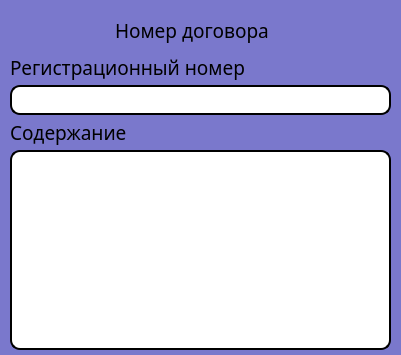
<?xml version="1.0" encoding="UTF-8"?>
<ui version="4.0">
 <class>Form</class>
 <widget class="QWidget" name="Form">
  <property name="geometry">
   <rect>
    <x>0</x>
    <y>0</y>
    <width>401</width>
    <height>355</height>
   </rect>
  </property>
  <property name="minimumSize">
   <size>
    <width>401</width>
    <height>355</height>
   </size>
  </property>
  <property name="maximumSize">
   <size>
    <width>401</width>
    <height>355</height>
   </size>
  </property>
  <property name="windowTitle">
   <string>Form</string>
  </property>
  <property name="styleSheet">
   <string notr="true">background-color: rgb(122, 120, 204);</string>
  </property>
  <widget class="QLabel" name="contractNumberLbl">
   <property name="geometry">
    <rect>
     <x>115</x>
     <y>10</y>
     <width>170</width>
     <height>40</height>
    </rect>
   </property>
   <property name="font">
    <font>
     <family>Calibri Light</family>
     <pointsize>14</pointsize>
    </font>
   </property>
   <property name="text">
    <string>Номер договора</string>
   </property>
  </widget>
  <widget class="QLabel" name="label_2">
   <property name="geometry">
    <rect>
     <x>10</x>
     <y>55</y>
     <width>241</width>
     <height>25</height>
    </rect>
   </property>
   <property name="font">
    <font>
     <family>Calibri Light</family>
     <pointsize>14</pointsize>
    </font>
   </property>
   <property name="text">
    <string>Регистрационный номер</string>
   </property>
  </widget>
  <widget class="QLineEdit" name="regNumberEdit">
   <property name="geometry">
    <rect>
     <x>10</x>
     <y>85</y>
     <width>381</width>
     <height>30</height>
    </rect>
   </property>
   <property name="font">
    <font>
     <family>Calibri Light</family>
     <pointsize>14</pointsize>
    </font>
   </property>
   <property name="styleSheet">
    <string notr="true">background-color: rgb(255, 255, 255);
border-radius: 10px;
border: 2px solid black;</string>
   </property>
  </widget>
  <widget class="QLabel" name="label_3">
   <property name="geometry">
    <rect>
     <x>10</x>
     <y>120</y>
     <width>121</width>
     <height>25</height>
    </rect>
   </property>
   <property name="font">
    <font>
     <family>Calibri Light</family>
     <pointsize>14</pointsize>
    </font>
   </property>
   <property name="text">
    <string>Содержание</string>
   </property>
  </widget>
  <widget class="QTextEdit" name="detailsEdit">
   <property name="geometry">
    <rect>
     <x>10</x>
     <y>150</y>
     <width>381</width>
     <height>200</height>
    </rect>
   </property>
   <property name="font">
    <font>
     <family>Calibri Light</family>
     <pointsize>14</pointsize>
    </font>
   </property>
   <property name="styleSheet">
    <string notr="true">background-color: rgb(255, 255, 255);
border-radius: 10px;
border: 2px solid black;</string>
   </property>
  </widget>
 </widget>
 <resources/>
 <connections/>
</ui>
